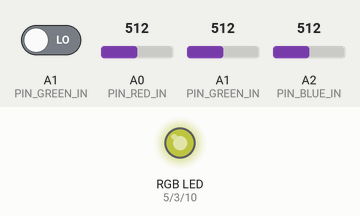
Recording of a sketch running on a simulated Arduino Uno, built with avr-gcc and run on an emulated ATmega328P. Shown: an RGB LED mixed from three pins (HIGH = lit). Inputs (shaded band) come from the test bench; at power-on: A2 (PIN_BLUE_IN) = 512, A1 (PIN_GREEN_IN) = 512, A1 (PIN_GREEN_IN) LOW, A0 (PIN_RED_IN) = 512. Dim RGB values are drawn brighter than linear.

Above: at 1.27 s.
1.3 s: A2 (PIN_BLUE_IN) set to 122
4.3 s: A1 (PIN_GREEN_IN) set to 1023
7.3 s: A1 (PIN_GREEN_IN) driven HIGH
At 8.5 s:
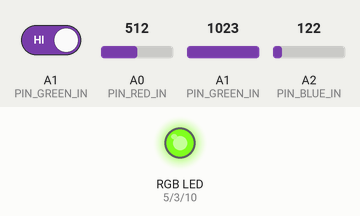
8.8 s: A0 (PIN_RED_IN) set to 716
At 9.6 s:
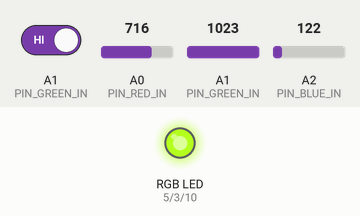
10.3 s: A2 (PIN_BLUE_IN) set to 0
At 10.8 s:
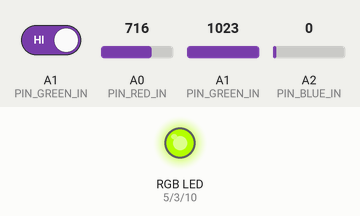
11.8 s: A0 (PIN_RED_IN) set to 900
At 13.2 s:
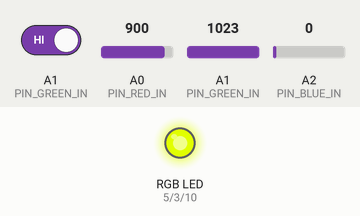
Timing chart, 0 to 14.3 s (numbered marks = the images above; inputs shaded):
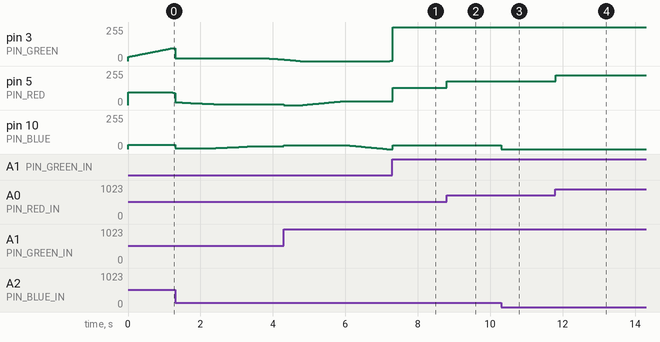

Measured:
- after the input at 7.3 s, pin 10 (PIN_BLUE): 0/255 → 30/255 at once
- after the input at 8.8 s, pin 5 (PIN_RED): 128/255 → 179/255 at once
- after the input at 10.3 s, pin 10 (PIN_BLUE): 30/255 → 0/255 at once
- after the input at 11.8 s, pin 5 (PIN_RED): 179/255 → 225/255 at once

The sketch:

mood-lighting.ino
```cpp
// PWM output pins for LEDs
#define PIN_RED 5
#define PIN_GREEN 3
#define PIN_BLUE 10

// Analog inputs for pots
#define PIN_RED_IN A0
#define PIN_GREEN_IN A1
#define PIN_BLUE_IN A2

// Mode selection switch
#define PIN_MODE_SELECT 15

// Base increment for hue
#define HUE_STEP 0.00001

double hue = 0;

void setup() {
  pinMode(PIN_RED, OUTPUT);
  pinMode(PIN_GREEN, OUTPUT);
  pinMode(PIN_BLUE, OUTPUT);
  pinMode(PIN_RED_IN, INPUT);
  pinMode(PIN_GREEN_IN, INPUT);
  pinMode(PIN_BLUE_IN, INPUT);

  // Initialize to black (all LEDs off)
  writeColor(0, 0, 0);
}

void loop() {
  bool manualMode = digitalRead(PIN_MODE_SELECT);

  // In manual mode we output the levels read from
  // potentiometers at the analog inputs
  if (manualMode) {
    byte manualColor[3];
    readColor(manualColor);
    writeColor(manualColor);
  } else {
    // In program mode we loop through the hue wheel
    byte rgbColor[3];
    double saturation = normalizeAnalog(analogRead(PIN_GREEN_IN));
    double lightness = normalizeAnalog(analogRead(PIN_BLUE_IN)) * 0.5;
    hslToRgb(hue, saturation, lightness, rgbColor);
    writeColor(rgbColor);
    double speed = expCurve(normalizeAnalog(analogRead(PIN_RED_IN)), 4);
    hue += HUE_STEP * ((speed * 2500) + 1);
    if (hue > 1) hue = 0;
  }

  delay(5);
}

// Read the currently configured color from the 3 analog
// inputs, writing it to the array outColor
void readColor(byte* outColor) {
  outColor[0] = analogRead(PIN_RED_IN) >> 2;
  outColor[1] = analogRead(PIN_GREEN_IN) >> 2;
  outColor[2] = analogRead(PIN_BLUE_IN) >> 2;
}

// Shorthand to use arrays for writing color to outputs
void writeColor(byte* color) {
  writeColor(color[0], color[1], color[2]);
}

void writeColor(byte red, byte green, byte blue) {
  analogWrite(PIN_RED, red);
  analogWrite(PIN_GREEN, green);
  analogWrite(PIN_BLUE, blue);
}

double normalizeAnalog(int in) {
  return ((double)in / 1024);
}

// in should be 0...1
double expCurve(double in, int power) {
  double out = in;
  int i = power;
  while (i-- > 0) out *= in;
  return out;
}

// Thanks to https://github.com/ratkins/RGBConverter/blob/master/RGBConverter.cpp
byte* hslToRgb(double h, double s, double l, byte* rgb) {
    double r, g, b;

    if (s == 0) {
        r = g = b = l; // achromatic
    } else {
        double q = l < 0.5 ? l * (1 + s) : l + s - l * s;
        double p = 2 * l - q;
        r = hue2rgb(p, q, h + 1/3.0);
        g = hue2rgb(p, q, h);
        b = hue2rgb(p, q, h - 1/3.0);
    }

    rgb[0] = r * 255;
    rgb[1] = g * 255;
    rgb[2] = b * 255;
}

double hue2rgb(double p, double q, double t) {
    if (t < 0) t += 1;
    if (t > 1) t -= 1;
    if (t < 1/6.0) return p + (q - p) * 6 * t;
    if (t < 1/2.0) return q;
    if (t < 2/3.0) return p + (q - p) * (2/3.0 - t) * 6;
    return p;
}
```
